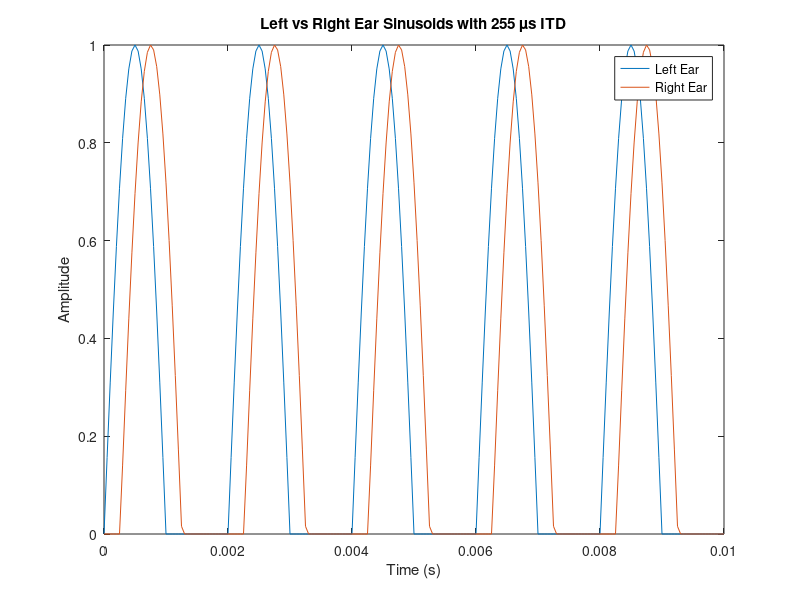

Recreate this plot in MATLAB.
function [] = input_simul()
ITD = 255*10^-6;
% Parameters
f = 500;            % low frequency for MSO neurons.
fs = 20000;         % sampling rate
endTime = 0.01;      %end time of the sound wave in seconds
t = 0:1/fs:endTime;    % time axis

% Half-wave rectified inputs. Current assumption is that left input arrives
% first.
L = max(0, sin(2*pi*f*t));
R = max(0, sin(2*pi*f*(t - ITD)));

plot(t, L);
hold on;
plot(t, R);
hold off;
xlabel('Time (s)');
ylabel('Amplitude');
title('Left vs Right Ear Sinusoids with 255 µs ITD');
legend('Left Ear','Right Ear');


end